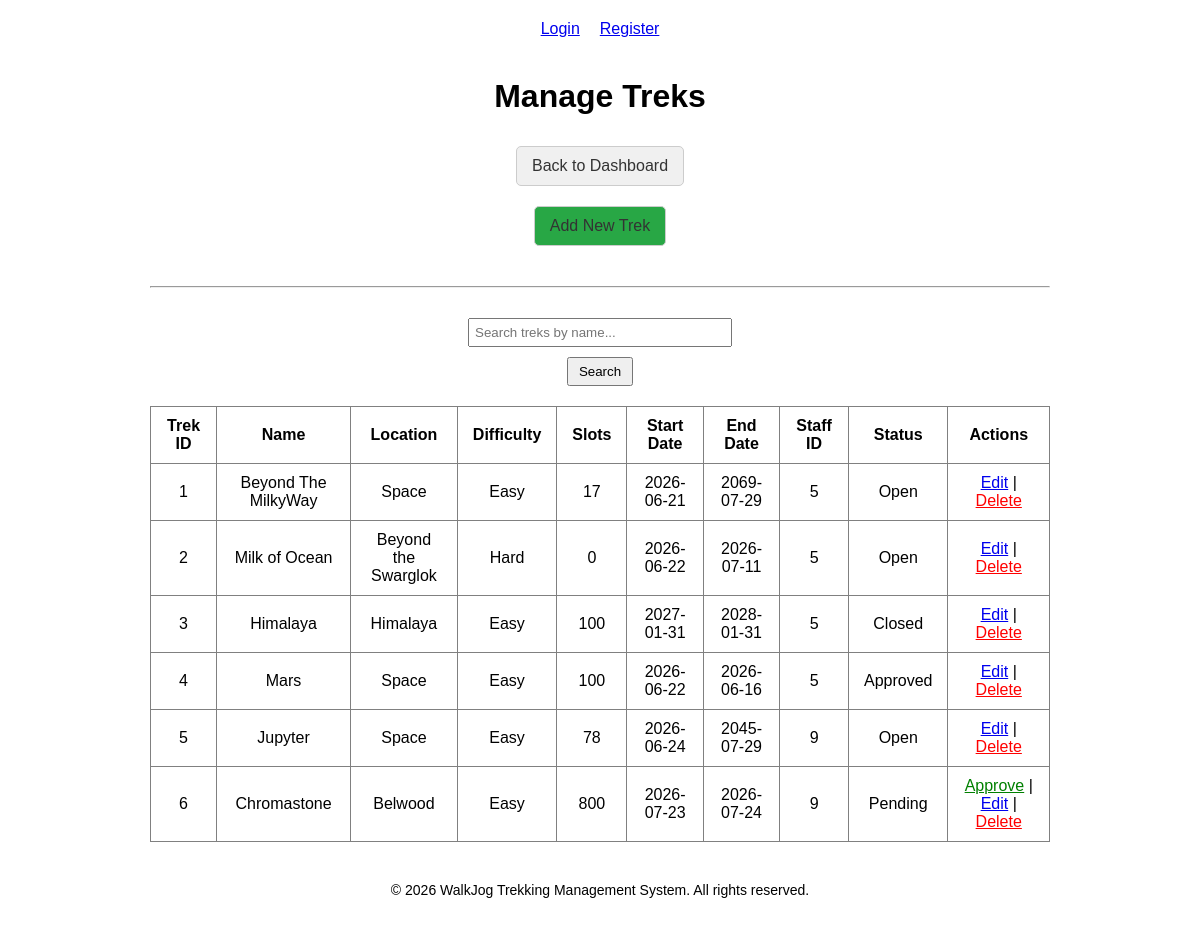
The app's page /admin/dashboard/treks, older data.
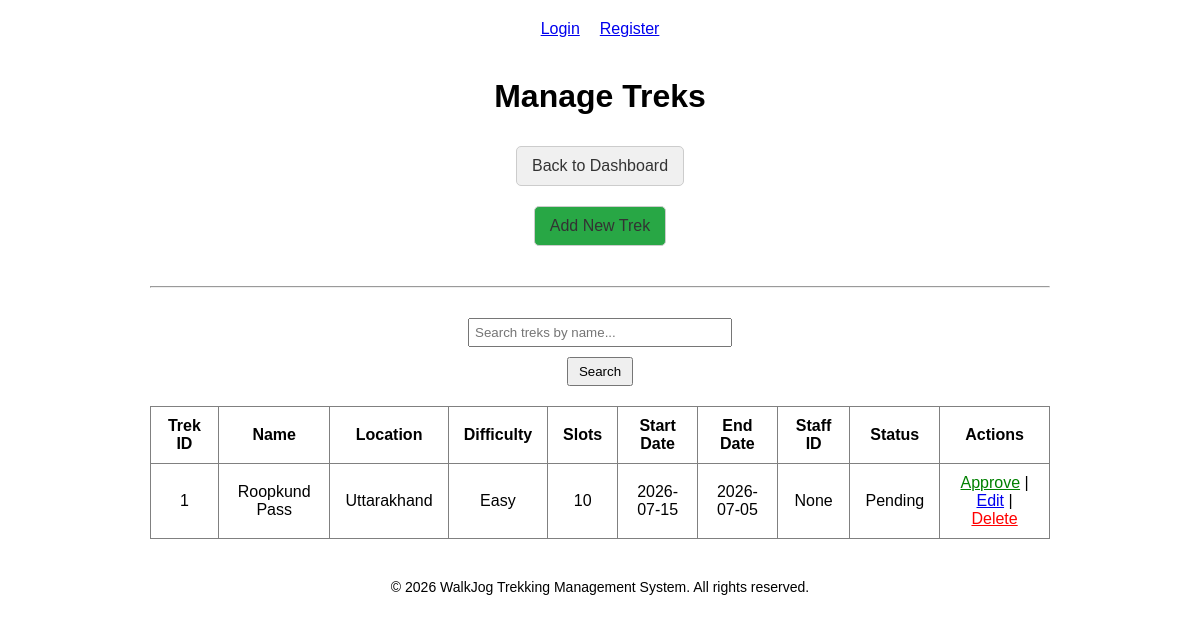
The same page, newer data.
### models.py (models this page shows)
class Trek(db.Model):
    __tablename__ = 'treks'
    trek_id = db.Column(
        db.Integer,
        primary_key=True
    )
    trek_name = db.Column(
        db.String(100),
        nullable=False
    )
    location = db.Column(
        db.String(100),
        nullable=False
    )
    difficulty = db.Column(
        db.String(20),
        nullable=False
    )
    available_slots = db.Column(
        db.Integer,
        nullable=False
    )
    status = db.Column(
        db.String(20),
        default='Pending'
    )
    start_date = db.Column(
        db.Date
    )
    end_date = db.Column(
        db.Date
    )
    is_blacklisted = db.Column(
        db.Boolean,
        default=False
    )
    staff_id = db.Column(
        db.Integer,
        db.ForeignKey('staff_profile.staff_id'),
        nullable=True
    )

### app.py (the view)
@app.route("/admin/dashboard/treks")
def manage_treks():
    search_query = request.args.get('search', '')
    if search_query:
        treks = Trek.query.filter(Trek.trek_name.ilike(f'%{search_query}%')).all()
    else:
        treks = Trek.query.all()
    return render_template('manage_treks.html', treks=treks)

### templates/manage_treks.html (shortened to what this page needs)
{% extends "base.html" %}
{% block content %}
<h1>Manage Treks</h1>
<a href="/admin/dashboard/admin" class="button">Back to Dashboard</a> <br>
<a href="{{ url_for('add_trek') }}" class="button" style="background-color: #28a745;">Add New Trek</a><br>
<hr>
<form method="GET" style="margin-bottom: 20px;">
    <input type="text" name="search" placeholder="Search treks by name..." value="{{ request.args.get('search', '') }}"
        style="padding: 5px; width: 250px;">
    <button type="submit" style="padding: 5px 10px;">Search</button>
</form>
<div class="table">
    <table border="1">
        <tr>
            <th>Trek ID</th>
            <th>Name</th>
            <th>Location</th>
            <th>Difficulty</th>
            <th>Slots</th>
            <th>Start Date</th>
            <th>End Date</th>
            <th>Staff ID</th>
            <th>Status</th>
            <th>Actions</th>
        </tr>
        {% for trek in treks %}
        <tr>
            <td>{{ trek.trek_id }}</td>
            <td>{{ trek.trek_name }}</td>
            <td>{{ trek.location }}</td>
            <td>{{ trek.difficulty }}</td>
            <td>{{ trek.available_slots }}</td>
            <td>{{ trek.start_date }}</td>
            <td>{{ trek.end_date }}</td>
            <td>{{ trek.staff_id if trek.staff_id else 'None' }}</td>
            <td>{{ trek.status }}</td>
            <td>
                {% if trek.status == 'Pending' %}
                <a href="{{ url_for('approve_trek', trek_id=trek.trek_id) }}" style="color: green;">Approve</a> |
                {% endif %}
                <a href="{{ url_for('edit_trek', trek_id=trek.trek_id) }}">Edit</a> |
                <a href="{{ url_for('delete_trek', trek_id=trek.trek_id) }}" style="color: red;"
                    onclick="return confirm('Are you sure you want to delete this trek?');">Delete</a>
            </td>
        </tr>
        {% else %}
        <tr>
            <td colspan="10" style="text-align: center;">No treks found.</td>
        </tr>
        {% endfor %}
    </table>
</div>
{% endblock %}

### templates/base.html (shortened to what this page needs)
<!DOCTYPE html>
<html lang="en">
<head>
  <link rel="stylesheet" href="{{ url_for('static', filename='style.css') }}?v=1.1">
</head>
<body>
  <nav>
    <a href="/login">Login</a>
    <a href="/register">Register</a>
  </nav>
  {% block content %}
  {% endblock %}
  <footer
    style="text-align: center; padding: 20px 0; margin-top: auto; color: var(--text-secondary); font-size: 0.875rem; border-top: 1px solid var(--border-color); width: 100%; background-color: var(--surface-color); z-index: 100;">
    &copy; 2026 WalkJog Trekking Management System. All rights reserved.
  </footer>
</body>
</html>

### static/style.css (style rules this page uses)
body { font-family: sans-serif; text-align: center; max-width: 900px; margin: 0 auto; padding: 20px; }
nav { display: flex; justify-content: center; gap: 20px; margin-bottom: 40px; }
table { margin: 20px auto; border-collapse: collapse; width: auto; }
th, td { padding: 10px 15px; text-align: center; }
form { margin: 20px auto; display: flex; flex-direction: column; align-items: center; gap: 10px; width: max-content; }
input, select, button { padding: 5px; }
hr { margin: 30px 0; }
a.button { text-decoration: none; background-color: #f0f0f0; color: #333; padding: 10px 15px; border-radius: 5px; border: 1px solid #ccc; display: inline-block; margin: 10px 5px; }

Row changes from the older to the newer data that the page shows:
removed Trek: trek_id "2", trek_name "Milk of Ocean", location "Beyond the Swarglok", difficulty "Hard", available_slots "0", start_date "2026-06-22", end_date "2026-07-11", staff "5", status "Open"
removed Trek: trek_id "3", trek_name "Himalaya", location "Himalaya", difficulty "Easy", available_slots "100", start_date "2027-01-31", end_date "2028-01-31", staff "5", status "Closed"
removed Trek: trek_id "4", trek_name "Mars", location "Space", difficulty "Easy", available_slots "100", start_date "2026-06-22", end_date "2026-06-16", staff "5", status "Approved"
removed Trek: trek_id "5", trek_name "Jupyter", location "Space", difficulty "Easy", available_slots "78", start_date "2026-06-24", end_date "2045-07-29", staff "9", status "Open"
removed Trek: trek_id "6", trek_name "Chromastone", location "Belwood", difficulty "Easy", available_slots "800", start_date "2026-07-23", end_date "2026-07-24", staff "9", status "Pending"
changed Trek "Easy": trek_name "Beyond The MilkyWay" → "Roopkund Pass"; location "Space" → "Uttarakhand"; available_slots "17" → "10"; start_date "2026-06-21" → "2026-07-15"; end_date "2069-07-29" → "2026-07-05"; staff "5" → "None"; status "Open" → "Pending"; now shows "Approve |"
